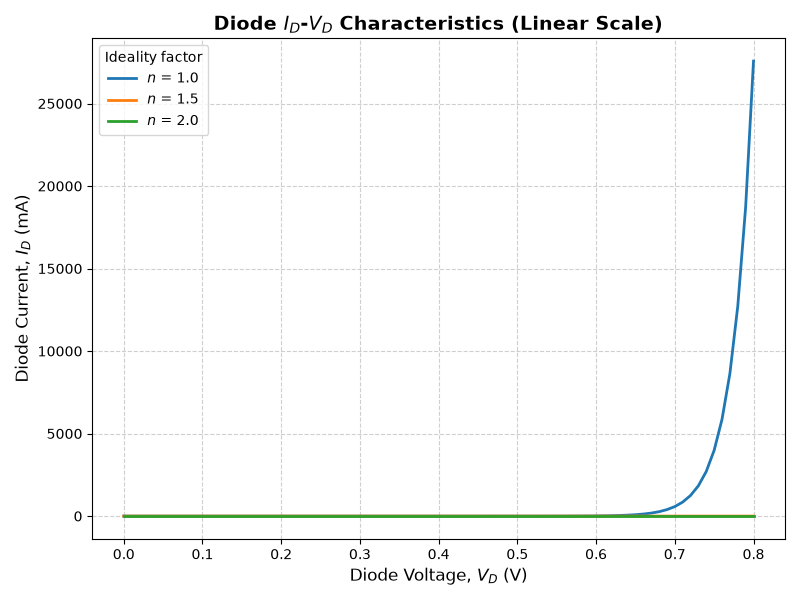

Here is the Python script that generated this plot:
import numpy as np
import matplotlib.pyplot as plt

IS = 1e-12       # A, reverse saturation current (fixed)
Vt = 0.02585        # V, thermal voltage at room temperature
n_list = [1.0, 1.5, 2.0]

vd = np.arange(0, 0.8 + 1e-9, 0.01)  # 0 to 0.8 V in 0.01 V steps

diode_data = {}
for n in n_list:
    id_ = IS * (np.exp(vd / (n * Vt)) - 1)
    diode_data[n] = id_

plt.figure(1, figsize=(8, 6))
for n in n_list:
    plt.plot(vd, diode_data[n] * 1e3, linewidth=2, label=f'$n$ = {n}')

plt.title('Diode $I_D$-$V_D$ Characteristics (Linear Scale)',
          fontsize=14, fontweight='bold')
plt.xlabel('Diode Voltage, $V_D$ (V)', fontsize=12)
plt.ylabel('Diode Current, $I_D$ (mA)', fontsize=12)
plt.legend(title='Ideality factor')
plt.grid(True, linestyle='--', alpha=0.6)
plt.tight_layout()
plt.savefig('diode_iv_linear.png', dpi=300)
plt.show()
